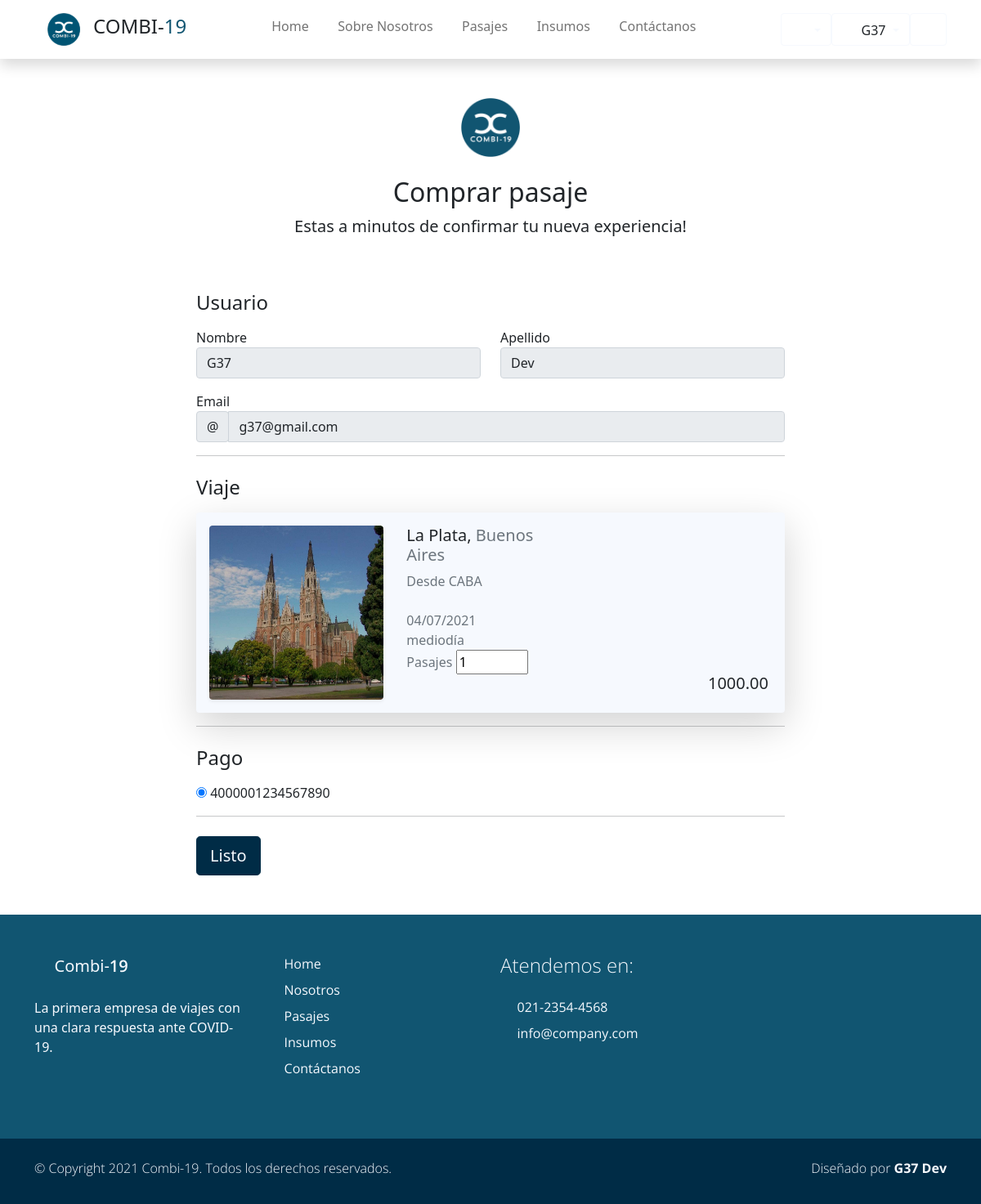
Screenshot of /pasajes/comprar1 (signed in) with the database file from the repository.
### users/models.py (models this page shows, shortened)
class Account(AbstractBaseUser):
    email               = models.EmailField(verbose_name="email", max_length=60, unique=True)
    dni                 = models.IntegerField(verbose_name="dni", unique=True,)
    first_name          = models.CharField(max_length=30)
    last_name           = models.CharField(max_length=30)
    date_of_birth       = models.DateField(blank=True, null=True)
    is_GOLD             = models.BooleanField(default=False)
    _is_admin           = models.BooleanField(default=False)
    is_active           = models.BooleanField(default=True)
    is_staff            = models.BooleanField(default=False)
    _is_superuser       = models.BooleanField(default=False)
    objects = MyAccountManager()
    class Meta:
        verbose_name        = "Usuario"
        verbose_name_plural = "Usuarios"
    USERNAME_FIELD = 'email'
    REQUIRED_FIELDS = ['dni', 'first_name', 'last_name', 'date_of_birth']
    @property
    def is_superuser(self):
        return self.is_admin
    @property
    def is_admin(self):
        return self.is_staff

class Tarjeta(models.Model):
    usuario = models.ForeignKey(Account, on_delete=models.CASCADE, null=True)
    nro = models.BigIntegerField()
    nombre_titular = models.CharField(max_length= 40)
    fecha_vencimiento = models.CharField(max_length=10 ,default=None,null=True)
    cvv = models.IntegerField(default=None, null=True)
    class Meta:
        verbose_name="Tarjeta"
        verbose_name_plural="Tarjetas"

### Combi19App/models.py (models this page shows, shortened)
class Viaje(models.Model):
    fecha         =   models.DateTimeField(blank=True, null=True)
    ruta          =   models.ForeignKey(Ruta, default=None, blank=True, null=True, on_delete=models.CASCADE)
    combi         =   models.ForeignKey(Vehiculo, blank=True, null=True, on_delete=models.CASCADE)
    estado        =   models.BooleanField(default=False)
    precio        =   models.DecimalField(default=None, blank=True, null=True, max_digits=10, decimal_places=2)
    insumo        =   models.ManyToManyField(Insumo,default=None, blank=True,)
    pasajeros     =   models.ManyToManyField(Account, default=None, blank=True,)
    comentarios   =   models.ManyToManyField(Comentario, default=None, blank=True, )
    asientos_ocupados = models.IntegerField(default=0, null=True, blank=True)
    class Meta:
        unique_together = ('fecha', 'combi')

class Ruta(models.Model):
    origen        = models.ForeignKey(Lugar, default=None, on_delete=models.CASCADE, related_name='origen')
    destino       = models.ForeignKey(Lugar, default=None, on_delete=models.CASCADE, related_name='destino')
    nombre        = models.CharField(max_length=30, blank=True, null=True)
    km            = models.IntegerField()
    class Meta:
        unique_together = ('origen', 'destino')

class Lugar(models.Model):
    nombre        = models.CharField(max_length=40, blank=True, null=True, unique=True, verbose_name='Lugar')
    provincia     = models.CharField(max_length=20, blank=True, null=True)
    codigo_postal = models.IntegerField(blank=True, null=True, unique=True)
    imagen        = models.ImageField(upload_to="ciudades", blank=True, null=True)
    class Meta:
        verbose_name_plural = "Lugares"
    def __str__(self):
        return f'{self.nombre}'

### Combi19App/views.py (the view)
@login_required
def comprar_pasaje(request, *args, **kwargs):
    viaje_id = kwargs.get("v_id")
    try:
        viaje = Viaje.objects.get(pk = viaje_id)
    except:
        return HttpResponse("Hubo un error")
    try:
        tarjetas_usuario = Tarjeta.objects.filter(usuario_id=request.user.id)
    except Exception as E: #No tenemos tarjetas
        return redirect("Tarjetas")
    context = {"viaje": viaje, "tarjetas": tarjetas_usuario}
    return render(request, "Combi19App/detalle_viaje.html", context)

### Combi19App/templates/Combi19App/detalle_viaje.html (shortened to what this page needs)
{% extends 'Combi19App/base.html' %}
{% load static %}
{% load bootstrap %}
{% load poll_extras %}
{% block content %}
<div class="container">
    <div class="py-5 text-center ">
      <img class="d-block mx-auto mb-4" src="{% static 'Combi19App/img/logo_is.png' %}" alt="" width="72" height="72">
      <h2>Comprar pasaje</h2>
      <p class="lead">Estas a minutos de confirmar tu nueva experiencia! </p>
    </div>
    <div class="row mx-auto">
      <div class="col-md-8 mx-auto">
        <h4 class="mb-3">Usuario</h4>
        <form class=" pb-5" id="formulario" novalidate="">
          <div class="row">
            <div class="col-md-6 mb-3">
              <label for="firstName">Nombre</label>
              <input type="text" class="form-control" id="firstName" placeholder=""  readonly value="{{request.user.first_name}}">
            </div>
            <div class="col-md-6 mb-3">
              <label for="lastName">Apellido</label>
              <input type="text" class="form-control" id="lastName" placeholder=""  readonly value="{{request.user.last_name}}">
            </div>
          </div>
          <div class="mb-3">
            <label for="username">Email</label>
            <div class="input-group">
              <div class="input-group-prepend">
                <span class="input-group-text">@</span>
              </div>
              <input type="text" class="form-control" id="username" placeholder="Username" readonly value="{{request.user.email}}"">
            </div>
          </div>
          <hr class="mb-4">
          <h4 class="mb-3">Viaje</h4>
            <div  class="card bg-light border-0 shadow-lg overflow-hidden">
                <div class="card-body">
                    <div class="row">
                        <div class="col-md-4">
                            <div href="#" class="card border-0 text-white shadow-sm overflow-hidden mx-5 m-sm-0">
                                <img class="card-img" src="{{viaje.ruta.destino.imagen.url}}" alt="">
                            </div>
                        </div>
                        <div class=" col-md-4 px-3">
                            <h5 class="h5 ">{{viaje.ruta.destino}}, <span class="text-muted">{{viaje.ruta.destino.provincia}}</span></h2>
                            <p class="m-0 p-0 text-muted">Desde {{viaje.ruta.origen}} <i class='p-0 bx bx-map'></i></p>
                            <br>
                            <p class="m-0 p-0 text-muted">{{viaje.fecha|date:"d/m/Y"  }} </p>
                            <p class="m-0 p-0 text-muted">{{viaje.fecha | time}} </p>
                            <label class="text-muted"for="cantidad">Pasajes</label>
                            <input type="number" name="cantidad" id="cantidad" min="1" value="1" max="{{viaje.combi.capacidad | restar:viaje.asientos_ocupados}}" >
                        </div>
                        <div class="col-md-4 px-3 d-flex  flex-column justify-content-end">
                            {% if request.user.is_GOLD %}
                                <span class="h5 text-end text-muted text-decoration-strike" style="text-decoration: line-through;">{{viaje.precio}} </span>
                                <span class="h5 text-end" id="total-precio-gold">{{viaje.precio | porcentaje:0.1}}</span>
                            {% else %}
                                <p class=" h5 text-end" id="total-precio">{{viaje.precio}}</p>
                            {% endif %}
                        </div>
                    </div>
                </div>
            </div>
          <hr class="mb-4">
          <h4 class="mb-3">Pago</h4>
          <div class="d-block my-3">
            {% for t in tarjetas %}
                <div class="custom-control custom-radio">
                <input id="credit" name="paymentMethod" type="radio" class="custom-control-input" checked="" required="">
                <label class="custom-control-label" for="credit">{{t.nro}}</label>
                </div>
            {% endfor%}
          </div>
          <hr class="mb-4">
          <button class="btn btn-primary btn-lg btn-block " id="boton-listo" type="button">Listo</button>
        </form>
      </div>
    </div>
  </div>
{% endblock %}

### Combi19App/templates/Combi19App/base.html (shortened to what this page needs)
{% load static %}
<!DOCTYPE html>
<html lang="es">
<head>
    {% load static %}
    <link href="{% static 'Combi19App/css/bootstrap.min.css' %}" rel="stylesheet">
    <link href="{% static 'Combi19App/css/boxicon.min.css' %}" rel="stylesheet">
    <link rel="stylesheet" href="{% static 'Combi19App/css/estilos.css' %}">
</head>
<body>
    <nav id="main_nav" class="navbar navbar-expand-lg navbar-light bg-white shadow">
        <div class="container d-flex justify-content-center align-items-center">
            <a class="navbar-brand h1 " href="index.html">
                <a class="navbar-brand" href="#!"><img src="{% static 'Combi19App/img/logo_is_chiquito.png' %}" width="40">
                </a>
                <span class="text-dark h4">COMBI-</span><span class="text-primary h4">19</span></a>
            <div class="align-self-center collapse navbar-collapse flex-fill  d-lg-flex justify-content-lg-between" id="navbar-toggler-success">
                <div class="flex-fill mx-xl-5 mb-2">
                    <ul class="nav navbar-nav d-flex justify-content-between mx-xl-5 text-center text-dark">
                       <li class="nav-item">
                            <a class="nav-link btn-outline-primary rounded-pill px-2" href="{% url 'Home' %}">Home</a>
                        </li>
                        <li class="nav-item">
                            <a class="nav-link btn-outline-primary rounded-pill px-2" href="{% url 'About' %}">Sobre Nosotros</a>
                        </li>
                        <li class="nav-item">
                            <a class="nav-link btn-outline-primary rounded-pill px-2" href="{% url 'Pasajes' %}">Pasajes</a>
                        </li>
                        <li class="nav-item">
                            <a class="nav-link btn-outline-primary rounded-pill px-2" href="{% url 'Insumos' %}">Insumos</a>
                        </li>
                        <li class="nav-item">
                            <a class="nav-link btn-outline-primary rounded-pill px-2" href="{% url 'Contacto' %}">Contáctanos</a>
                        </li>
                    </ul>
                </div>
                <div class="navbar align-self-center">
                    <div class="btn-group" role="group">
                        <div class="btn-group" role="group">
                            <button class="btn btn-outline-light dropdown-toggle" type="button" id="dropdownMenuButton1" data-toggle="dropdown" aria-haspopup="true" aria-expanded="false">
                                <i class='bx bx-help-circle bx-sm bx-tada-hover text-primary'></i>
                            </button>
                        </div>
                    </div>
                    <div class="btn-group" role="group">
                        <div class="btn-group" role="group">
                            <button class="btn btn-outline-light dropdown-toggle" type="button" id="dropdownMenuButton" data-toggle="dropdown" aria-haspopup="true" aria-expanded="false">
                                <i class='bx bx-user-circle bx-sm text-primary'></i>
                                <span class="text-dark">{{ request.user.first_name }}</span>
                            </button>
                        </div>
                    </div>
                    <div>
                        <a class="btn btn-outline-light" href="{% url 'Logout' %}">
                            <i class='bx bx-log-out-circle bx-sm text-primary'></i>
                        </a>
                    </div>
                    </div>
                </div>
            </div>
    </nav>
    <div class="main">
        {% block content %}
        {% endblock content %}
    </div>
    <footer class="bg-primary pt-4">
        <div class="container">
            <div class="row py-4">
                <div class="col-lg-3 col-12 align-left">
                    <a class="navbar-brand" href="index.html">
                        <i class='bx bx-bus bx-sm text-light'></i>
                        <span class="text-light h5">Combi-</span><span class="text-light h5 semi-bold-600">19</span>
                    </a>
                    <p class="text-light my-lg-4 my-2">
                        La primera empresa de viajes con una clara respuesta ante COVID-19.
                    </p>
                    <ul class="list-inline footer-icons light-300">
                        <li class="list-inline-item m-0">
                            <a class="text-light" target="_blank" href="http://facebook.com/">
                                <i class='bx bxl-facebook-square bx-md'></i>
                            </a>
                        </li>
                        <li class="list-inline-item m-0">
                            <a class="text-light" target="_blank" href="https://www.linkedin.com/">
                                <i class='bx bxl-linkedin-square bx-md'></i>
                            </a>
                        </li>
                        <li class="list-inline-item m-0">
                            <a class="text-light" target="_blank" href="https://www.whatsapp.com/">
                                <i class='bx bxl-whatsapp-square bx-md'></i>
                            </a>
                        </li>
                    </ul>
                </div>
                <div class="col-lg-3 col-md-4 my-sm-0 mt-4">
                        <ul class="list-unstyled text-light light-300">
                            <li class="pb-2">
                                <i class='bx-fw bx bxs-chevron-right bx-xs'></i><a class="text-decoration-none text-light"
								href="{% url 'Home' %}">Home</a>
                            </li>
                            <li class="pb-2">
                                <i class='bx-fw bx bxs-chevron-right bx-xs'></i><a class="text-decoration-none text-light py-1"
								href="{% url 'About' %}">Nosotros</a>
                            </li>
                            <li class="pb-2">
                                <i class='bx-fw bx bxs-chevron-right bx-xs'></i><a class="text-decoration-none text-light py-1"
								href="#">Pasajes</a>
                            </li>
                            <li class="pb-2">
                                <i class='bx-fw bx bxs-chevron-right bx-xs'></i></i><a class="text-decoration-none text-light py-1"
								href="#"">Insumos</a>
                            </li>
                            <li class="pb-2">
                                <i class='bx-fw bx bxs-chevron-right bx-xs'></i><a class="text-decoration-none text-light py-1"
								href="#">Contáctanos</a>
                            </li>
                        </ul>
                </div>
                <div class="col-lg-3 col-md-4 my-sm-0 mt-4">
                    <h2 class="h4 pb-lg-3 text-light light-300">Atendemos en:</h2>
                    <ul class="list-unstyled text-light light-300">
                        <li class="pb-2">
                            <i class='bx-fw bx bx-phone bx-xs'></i><a class="text-decoration-none text-light py-1"
							href="tel:010-020-0340">021-2354-4568</a>
                        </li>
                        <li class="pb-2">
                            <i class='bx-fw bx bx-mail-send bx-xs'></i><a class="text-decoration-none text-light py-1"
							href="mailto:info@company.com">info@company.com</a>
                        </li>
                    </ul>
                </div>
            </div>
        </div>
        <div class="w-100 bg-secondary py-3">
            <div class="container">
                <div class="row pt-2">
                    <div class="col-lg-6 col-sm-12">
                        <p class="text-lg-start text-center text-light light-300">
                            © Copyright 2021 Combi-19. Todos los derechos reservados.
                        </p>
                    </div>
                    <div class="col-lg-6 col-sm-12">
                        <p class="text-lg-end text-center text-light light-300">
                            Diseñado por <a rel="sponsored" class="text-decoration-none text-light"
							href="https://cursophp.com.ar/" target="_blank"><strong>G37 Dev</strong></a>
                        </p>
                    </div>
                </div>
            </div>
        </div>
    </footer>

### rows the page displays
Account: user.first_name "G37", user.last_name "Dev", user.email "g37@gmail.com"
Viaje: ruta.destino.imagen (picture), ruta.destino "La Plata", ruta.destino.provincia "Buenos Aires", ruta.origen "CABA", fecha "04/07/2021", fecha "mediodía", precio "1000.00"
Tarjeta: nro "4000001234567890"
